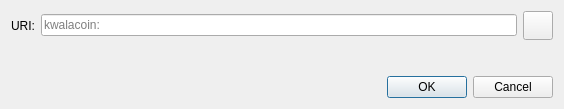
<?xml version="1.0" encoding="UTF-8"?>
<ui version="4.0">
 <class>OpenURIDialog</class>
 <widget class="QDialog" name="OpenURIDialog">
  <property name="geometry">
   <rect>
    <x>0</x>
    <y>0</y>
    <width>564</width>
    <height>109</height>
   </rect>
  </property>
  <property name="windowTitle">
   <string>Open kwalacoin URI</string>
  </property>
  <layout class="QVBoxLayout" name="verticalLayout">
   <item>
    <layout class="QHBoxLayout" name="horizontalLayout">
     <item>
      <widget class="QLabel" name="label">
       <property name="text">
        <string>URI:</string>
       </property>
      </widget>
     </item>
     <item>
      <widget class="QValidatedLineEdit" name="uriEdit">
       <property name="placeholderText">
        <string notr="true">kwalacoin:</string>
       </property>
      </widget>
     </item>
     <item>
      <widget class="QToolButton" name="pasteButton">
       <property name="toolTip">
        <string extracomment="Tooltip text for button that allows you to paste an address that is in your clipboard.">Paste address from clipboard</string>
       </property>
       <property name="text">
        <string/>
       </property>
       <property name="icon">
        <iconset resource="../kwalacoin.qrc">
         <normaloff>:/icons/editpaste</normaloff>:/icons/editpaste
        </iconset>
       </property>
       <property name="iconSize">
        <size>
         <width>22</width>
         <height>22</height>
        </size>
       </property>
      </widget>
     </item>
    </layout>
   </item>
   <item>
    <spacer name="verticalSpacer">
     <property name="orientation">
      <enum>Qt::Vertical</enum>
     </property>
     <property name="sizeHint" stdset="0">
      <size>
       <width>20</width>
       <height>40</height>
      </size>
     </property>
    </spacer>
   </item>
   <item>
    <widget class="QDialogButtonBox" name="buttonBox">
     <property name="orientation">
      <enum>Qt::Horizontal</enum>
     </property>
     <property name="standardButtons">
      <set>QDialogButtonBox::Cancel|QDialogButtonBox::Ok</set>
     </property>
    </widget>
   </item>
  </layout>
 </widget>
 <customwidgets>
  <customwidget>
   <class>QValidatedLineEdit</class>
   <extends>QLineEdit</extends>
   <header>qt/qvalidatedlineedit.h</header>
  </customwidget>
 </customwidgets>
 <resources/>
 <connections>
  <connection>
   <sender>buttonBox</sender>
   <signal>accepted()</signal>
   <receiver>OpenURIDialog</receiver>
   <slot>accept()</slot>
   <hints>
    <hint type="sourcelabel">
     <x>248</x>
     <y>254</y>
    </hint>
    <hint type="destinationlabel">
     <x>157</x>
     <y>274</y>
    </hint>
   </hints>
  </connection>
  <connection>
   <sender>buttonBox</sender>
   <signal>rejected()</signal>
   <receiver>OpenURIDialog</receiver>
   <slot>reject()</slot>
   <hints>
    <hint type="sourcelabel">
     <x>316</x>
     <y>260</y>
    </hint>
    <hint type="destinationlabel">
     <x>286</x>
     <y>274</y>
    </hint>
   </hints>
  </connection>
 </connections>
</ui>
